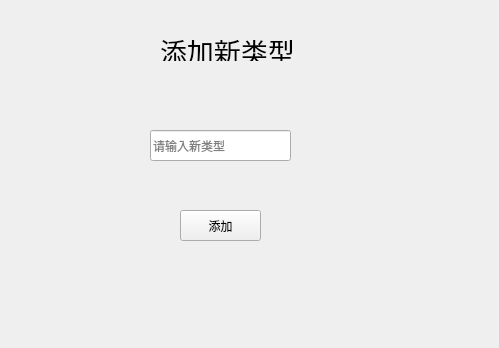
<?xml version="1.0" encoding="UTF-8"?>
<ui version="4.0">
 <class>addnewtype</class>
 <widget class="QWidget" name="addnewtype">
  <property name="geometry">
   <rect>
    <x>0</x>
    <y>0</y>
    <width>499</width>
    <height>348</height>
   </rect>
  </property>
  <property name="windowTitle">
   <string>Form</string>
  </property>
  <widget class="QLabel" name="label">
   <property name="geometry">
    <rect>
     <x>160</x>
     <y>40</y>
     <width>141</width>
     <height>21</height>
    </rect>
   </property>
   <property name="font">
    <font>
     <family>Agency FB</family>
     <pointsize>20</pointsize>
    </font>
   </property>
   <property name="text">
    <string>添加新类型</string>
   </property>
  </widget>
  <widget class="QLineEdit" name="newTypeEditor">
   <property name="geometry">
    <rect>
     <x>150</x>
     <y>130</y>
     <width>141</width>
     <height>31</height>
    </rect>
   </property>
   <property name="placeholderText">
    <string>请输入新类型</string>
   </property>
  </widget>
  <widget class="QPushButton" name="pushButton">
   <property name="geometry">
    <rect>
     <x>180</x>
     <y>210</y>
     <width>81</width>
     <height>31</height>
    </rect>
   </property>
   <property name="text">
    <string>添加</string>
   </property>
  </widget>
 </widget>
 <resources/>
 <connections/>
</ui>
